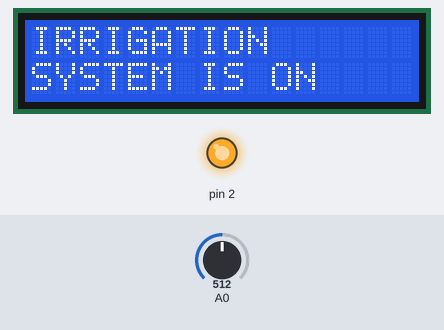
The sketch below on a simulated Arduino Uno, built with avr-gcc and run on an emulated ATmega328P. Parts: 16×2 character LCD, output pins drawn as LEDs (lit = HIGH). Inputs (shaded band) come from the test bench; at power-on: A0 = 512. What the sketch prints to the serial monitor is not drawn.

Above: at 1.1 s.
At 4.2 s:
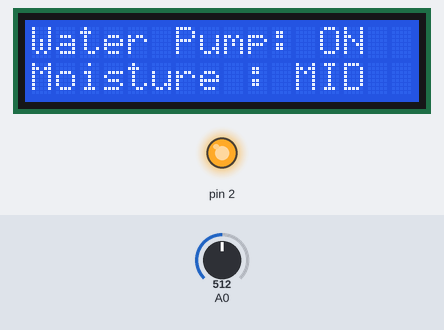
4.3 s: A0 set to 409
At 5.6 s:
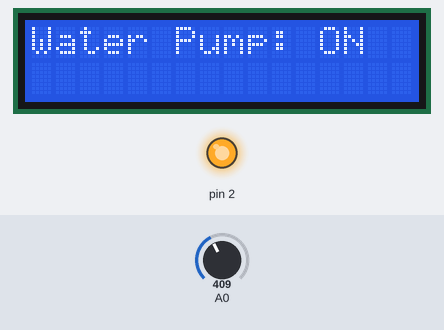
9.4 s: A0 set to 383
At 12.0 s:
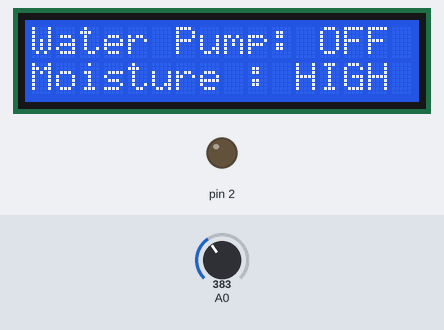
14.3 s: A0 set to 716
At 16.3 s:
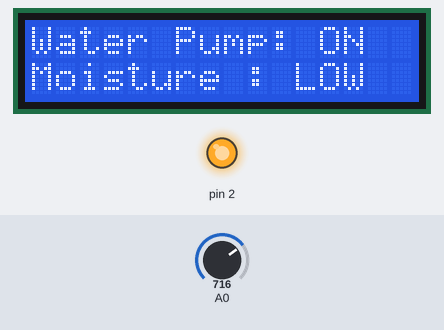
Timing chart, 0 to 17.8 s (numbered marks = the images above; inputs shaded):
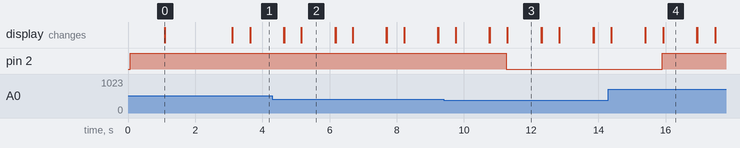

Measured:
- the behaviour switches between 399 and 398 on A0 (found by bisection; images 2 and 3)
- after the input at 9.4 s, pin 2: HIGH → LOW after 1.9 s
- after the input at 14.3 s, pin 2: LOW → HIGH after 1.6 s
- what the display in image 0 shows lasts 2.0 s, from 1.1 s to 3.1 s
- what the display in image 2 shows lasts 1.0 s, from 5.2 s to 6.2 s

The sketch:

irrigation_arduino.ino
```cpp
#include <LiquidCrystal_I2C.h>
#include <Wire.h>
LiquidCrystal_I2C lcd(0x27, 16, 2);

void setup() {
  Serial.begin(9600);
  lcd.clear();
  lcd.begin();
  lcd.backlight();

  pinMode(2, OUTPUT);
  digitalWrite(2, HIGH);
  delay(1000);
  //lcd.setCursor(0, 0);
  Serial.println("Irrigation System is ON");
  lcd.print("IRRIGATION");
  lcd.setCursor(0, 1);
  lcd.print("SYSTEM IS ON ");
  lcd.print("");
  delay(2000);
  lcd.clear();
}

void loop() {
  //lcd.clear();
  int value = analogRead(A0);
int  moisture_percentage = ( 100 - ( (value/1023.00) * 100 ) );
  Serial.println(moisture_percentage);
  lcd.print("Moisture: ");
  lcd.print(moisture_percentage);
  lcd.print("%");
  delay(500);
  if (moisture_percentage > 60) {
    digitalWrite(2, LOW);
    lcd.setCursor(0, 0);
    lcd.print("Water Pump: OFF ");
  }
  else {
    digitalWrite(2, HIGH);
    lcd.setCursor(0, 0);
    lcd.print("Water Pump: ON");
  }

  if (moisture_percentage < 45) {
    lcd.setCursor(0, 1);
    lcd.print("Moisture : LOW");
  }
  else if (moisture_percentage > 45 && moisture_percentage < 60) {
    lcd.setCursor(0, 1);
    lcd.print("Moisture : MID ");
  }
  else if (moisture_percentage > 60) {
    lcd.setCursor(0, 1);
    lcd.print("Moisture : HIGH ");
  }
  Wire.setClock(10000);
  delay(1000);
  lcd.clear();
}
```
